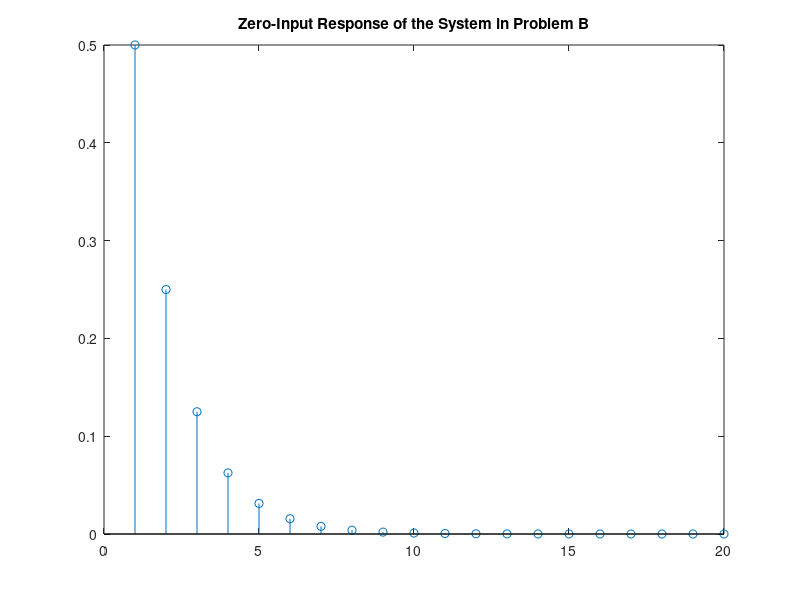

The MATLAB script that drew this image:
% Reza Aablue
% 500966944
% Section 05

%Problem B
B = [2]; % Coefficients on x[n] side.
A = [1 -0.3 -0.1]; %Coefficients on y[n] side.
Init = [1 2]; % Initial conditions.
xInitConditions = filtic (B,A,Init); % System's initial conditions.
ZIResponse = filter (B,A,zeros(1,20),xInitConditions); % Zero-input response of system.

figure (1);
stem (ZIResponse);
title ("Zero-Input Response of the System in Problem B");